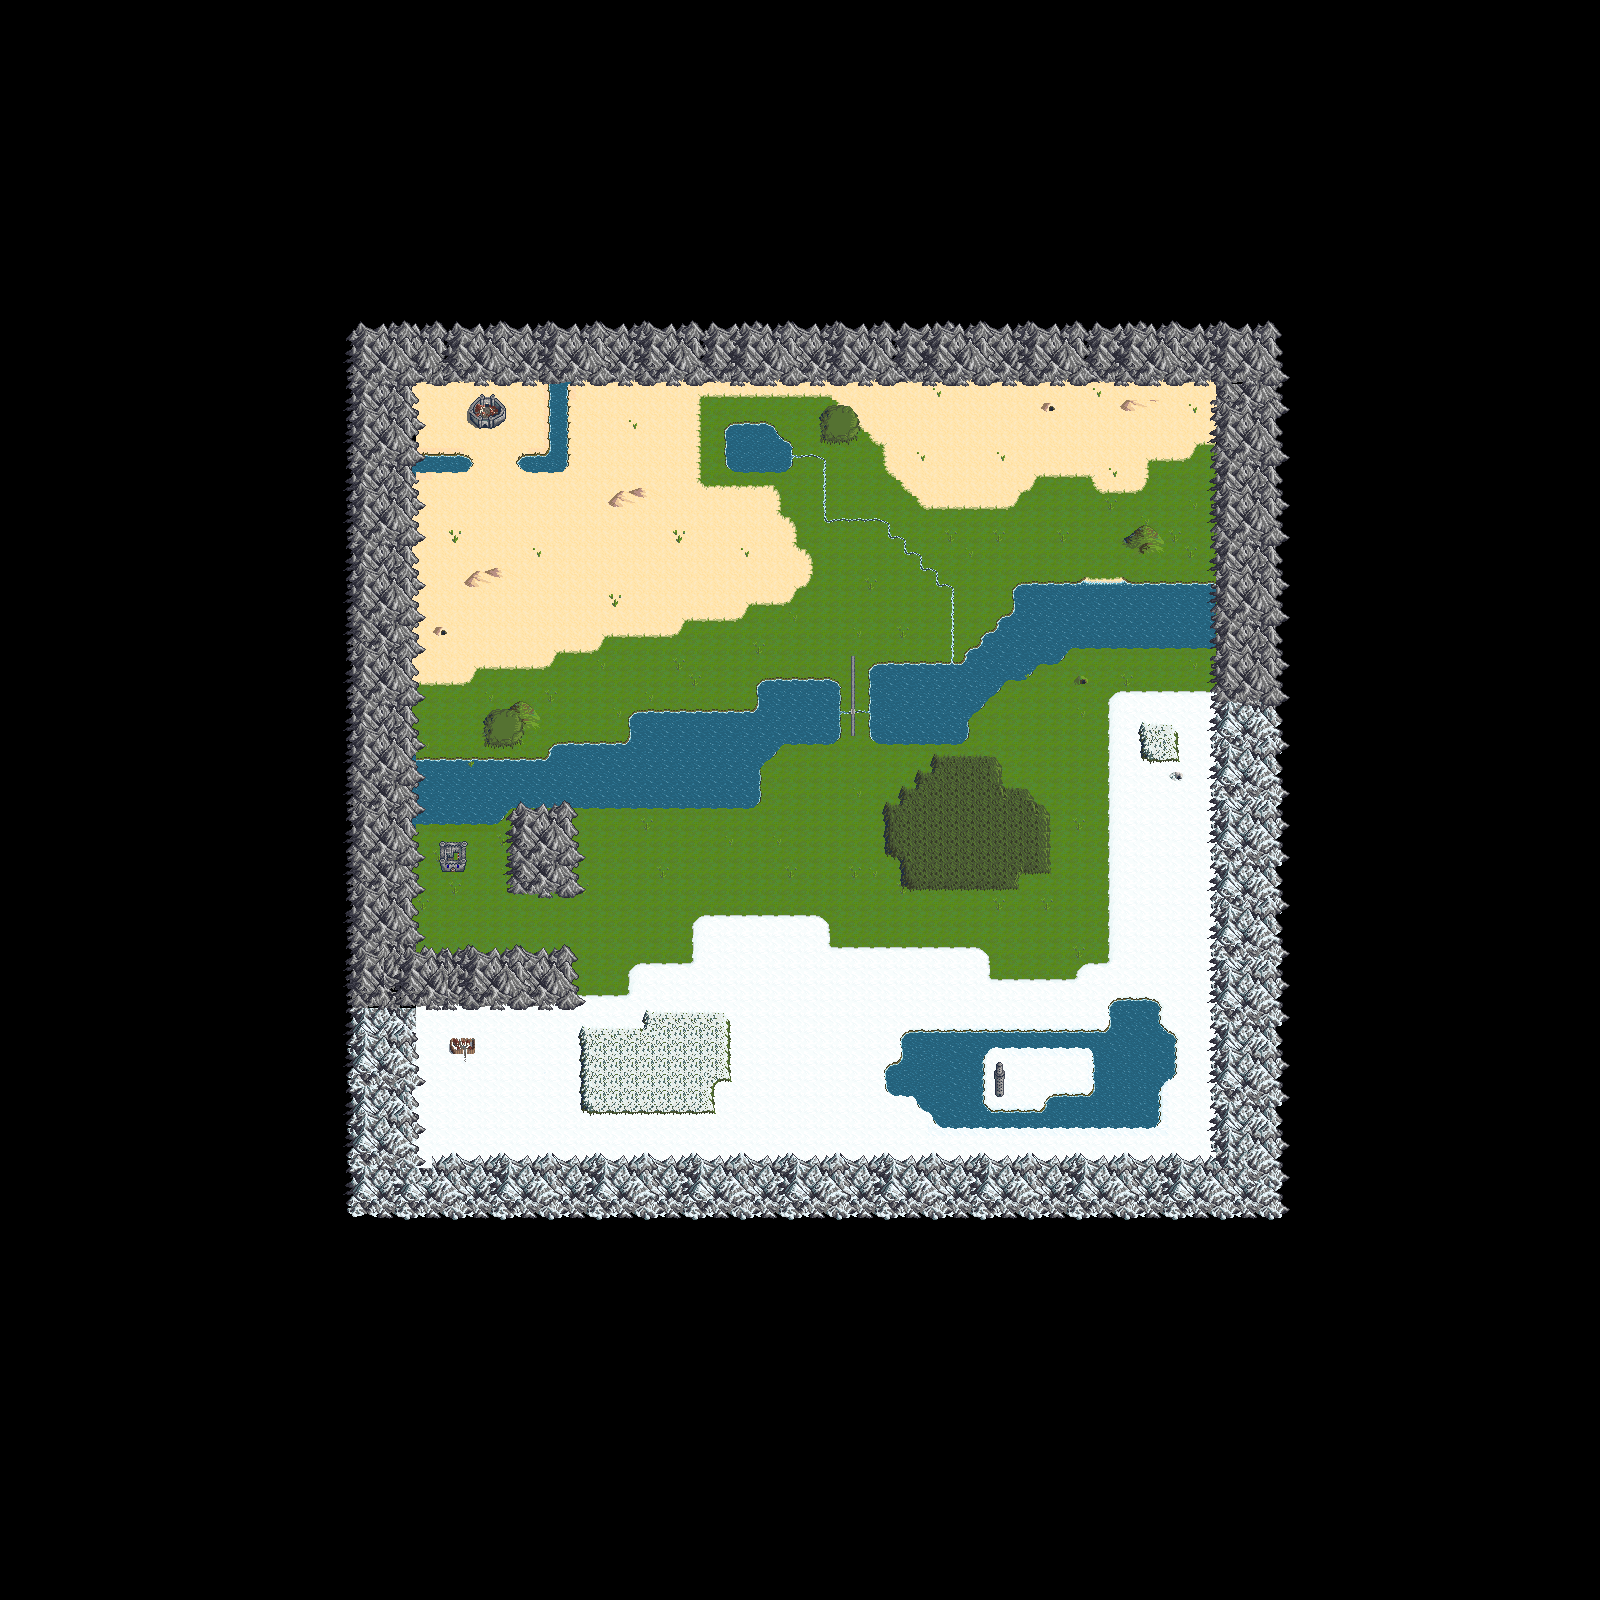

The image is a tile-based game level rendered from a .tmx file. Its description and source (layers, tilesets, objects; grid data summarised) follow:
An orthogonal 100x100 tile map with 16x16 px tiles, 5 tile layers (Ground, Deko, Objekt, Objekt2, ...), 3 tilesets.

<map version="1.0" orientation="orthogonal" renderorder="right-down" width="100" height="100" tilewidth="16" tileheight="16" nextobjectid="1">
 <tileset firstgid="1" name="tileset_1" tilewidth="16" tileheight="16">
  <image source="tileset_1.png" trans="ff00ff" width="256" height="336" />
  <tile id="258">
   <properties>
    <property name="level" value="" />
   </properties>
  </tile>
  <tile id="259">
   <properties>
    <property name="level" value="" />
   </properties>
  </tile>
  <tile id="260">
   <properties>
    <property name="level" value="" />
   </properties>
  </tile>
  <tile id="274">
   <properties>
    <property name="level" value="" />
   </properties>
  </tile>
  <tile id="275">
   <properties>
    <property name="level" value="" />
   </properties>
  </tile>
  <tile id="276">
   <properties>
    <property name="level" value="" />
   </properties>
  </tile>
 </tileset>
 <tileset firstgid="337" name="water2" tilewidth="16" tileheight="16">
  <image source="water2.png" trans="ff00ff" width="480" height="32" />
 </tileset>
 <tileset firstgid="397" name="mountains_0" tilewidth="16" tileheight="16">
  <image source="mountains_0.png" trans="ff00ff" width="192" height="160" />
 </tileset>
 <layer name="Ground" width="100" height="100">
  <data>[10000 cells, 2610 non-empty, 43 distinct tile ids]</data>
 </layer>
 <layer name="Deko" width="100" height="100">
  <data>[10000 cells, 65 non-empty, 2 distinct tile ids]</data>
 </layer>
 <layer name="Objekt" width="100" height="100">
  <data>[10000 cells, 1663 non-empty, 175 distinct tile ids]</data>
 </layer>
 <layer name="Objekt2" width="100" height="100">
  <data>[10000 cells, 1212 non-empty, 71 distinct tile ids]</data>
 </layer>
 <layer name="ActionBlock" width="100" height="100">
  <data>[10000 cells, 24 non-empty, 24 distinct tile ids]</data>
 </layer>
</map>
